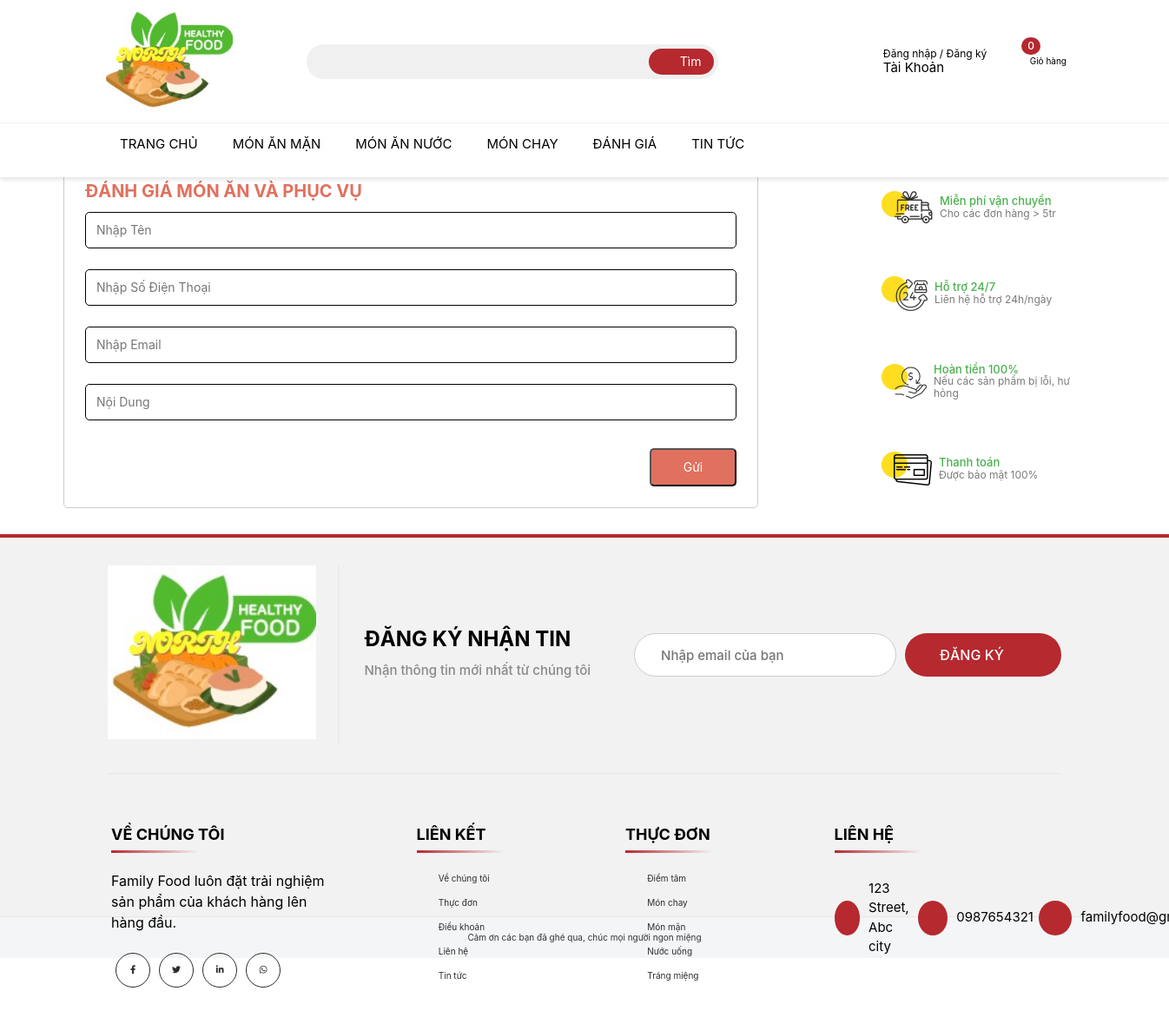
Page /lienhe.php on the committed database.
### tables this page shows
CREATE TABLE `sanpham_nhom` (
  `id` int(11) NOT NULL,
  `tennhom` varchar(100) NOT NULL,
  `ghichu` varchar(200) DEFAULT NULL
);

### headernguoidung.php (the view, shortened to what this page needs)
<?php
    $servername = "localhost";
    $username = "root";
    $password = "";
    $dbname = "vuthibacdk12cntt2";
    $conn = mysqli_connect($servername, $username, $password, $dbname);
    $sql_nhom = "SELECT * FROM `sanpham_nhom` ";
    $result_nhom = mysqli_query($conn, $sql_nhom);
    ?>
<!DOCTYPE html>
<html lang="en">
<head>
    <link rel="stylesheet" href="./assetss/css/main.css">
    <link rel="stylesheet" href="./assetss/css/home-responsive.css">
    <link rel="stylesheet" href="./assetss/css/toast-message.css">
    <link rel="stylesheet" href="./assetss/font/font-awesome-pro-v6-6.2.0/css/all.min.css"/>
</head>
<body>
    <header><link href='./assetss/img/favicon.png' rel='icon' type='image/x-icon' />
        <div class="header-middle">
            <div class="container">
                <div class="header-middle-left">
                    <div class="header-logo">
                        <a href="index.php">
                            <img src="./assetss/img/e.jpg" alt="Logo" class="header-logo-img">
                        </a>
                    </div>
                </div>
                <div class="header-middle-center">
                    <form action="timkiemsp.php" class="form-search" method="GET">
                        <span class="search-btn"><i class="fa-light fa-magnifying-glass"></i></span>
                        <input type="text" name="timkiem" class="form-search-input" placeholder="Tìm kiếm ..."
                        value="<?php if(isset($_GET['timkiem']))
                        {
                            echo $_GET['timkiem'];} ?> " >
                        <button class="filter-btn"><i class="fa-light fa-filter-list"></i><span>Tìm</span></button>
                    </form>
                </div>
                <div class="header-middle-right">
                    <ul class="header-middle-right-list">
                        <li class="header-middle-right-item dropdown open">
                            <i class="fa-light fa-user"></i>
                            <?php if(isset($_SESSION['user'])){ ?>
                            <div class="auth-container">
                                <span class="text-dndk">Đăng xuất / Đơn hàng</span>
                                <span class="text-tk"><?php echo $_SESSION['user']; ?> <i class="fa-sharp fa-solid fa-caret-down"></i></span>
                            </div>
                            <ul class="header-middle-right-menu">
                                <li><a id="login" href="logout.php"><i class="fa-light fa-right-to-bracket"></i> Đăng xuất</a></li>
                                <li><a  href="xemdonhang_dadat.php"><i class="fa-light fa-cart"></i> Đơn hàng</a></li>
                            </ul>
                        </li>
                        <li class="header-middle-right-item open">
                            <div class="cart-icon-menu">
                            <a href="cart.php">    <i class="fa-light fa-basket-shopping"></i>
                                <span class="count-product-cart"><?php echo isset($_SESSION['giohang']) ? count($_SESSION['giohang']) : 0; ?></span>
                            </div>
                            <span>Giỏ hàng</span></a>
                        </li>
                        <?php } else { ?>
                            <div class="auth-container">
                                <span class="text-dndk">Đăng nhập / Đăng ký</span>
                                <span class="text-tk"> Tài Khoản <i class="fa-sharp fa-solid fa-caret-down"></i></span>
                            </div>
                        </li>
                        <li class="header-middle-right-item open">
                            <div class="cart-icon-menu">
                                <i class="fa-light fa-basket-shopping"></i>
                                <span class="count-product-cart">0</span>
                            </div>
                            <span>Giỏ hàng</span>
                        </li>
                            <?php } ?>
                    </ul>
                </div>
            </div>
        </div>
    </header>
    <nav class="header-bottom">
        <div class="container">
            <ul class="menu-list">
            <li class="menu-list-item"> <a href="index.php" class="menu-link"> Trang chủ</a><li>
                <?php while ($row_nhom = mysqli_fetch_assoc($result_nhom)) { ?>
                       <li class="menu-list-item">     <a class="menu-link" href="cat.php?nhom_id=<?php echo $row_nhom["id"]?>"><?php echo  $row_nhom["tennhom"] ?></a></li>
                            <?php } ?>
                            <li class="menu-list-item"> <a href="lienhe.php" class="menu-link"> Đánh Giá</a><li>
                            <li class="menu-list-item"> <a href="tintuc.php" class="menu-link"> Tin Tức</a><li>
            </ul>
        </div>
    </nav>

### assetss/css/main.css (style rules this page uses)
:root { --white: #fff; --black: #000; --text-color: #333; --red: #B5292F; }
ul, li { list-style: none; padding: 0; }
a { text-decoration: none; }
* { padding: 0; margin: 0; box-sizing: border-box; }
html { scroll-behavior: smooth; }
body { background-color: #fff; position: relative; }
body,input,button,textarea,pre { font-family: SFProDisplay, sans-serif; -webkit-tap-highlight-color: rgba(0, 0, 0, 0) }
.container { max-width: 1130px; padding: 0 10px; margin: 0 auto; }
header { background-color: var(--white); position: sticky; top:0; z-index: 15; }
.header-middle { box-shadow: inset 0px -0.5px 0px #e6e6e6; }
.header-middle .container { padding: 7px 10px; display: flex; align-items: center; justify-content: space-between; }
.header-logo-img { width: 150px; }
.header-middle-center { padding: 0 30px; flex: 1; }
.form-search { display: flex; justify-content: center; position: relative; }
.form-search-input { height: 40px; outline: none; border: none; background-color: #f0f0f0; padding: 10px 20px; padding-left: 0; border-top-right-radius: 99px; border-bottom-right-radius: 99px; width: 65%; }
.filter-btn,.search-btn { border: none; outline: none; font-size: 20px; height: 40px; padding: 0 15px; color: var(--text-color); cursor: pointer; display: flex; align-items: center; }
.search-btn { background-color: #f0f0f0; border-top-left-radius: 99px; border-bottom-left-radius: 99px; }
.filter-btn { background-color: var(--red); height: 30px; color: var(--white); width: 75px; border-radius: 99px; position: relative; right: 80px; top: 5px }
.filter-btn span { font-size: 14px; margin-left: 5px; }
.header-middle-right>ul { display: flex; column-gap: 20px; }
.header-middle-right-item { display: flex; align-items: center; cursor: pointer; }
.auth-container { display: flex; flex-direction: column; }
.text-dndk { font-size: 12px; }
.text-tk { font-size: 15px; }
.header-middle-right-item { position: relative; }
.header-middle-right-item i { font-size: 25px; margin-right: 10px; color: var(--red); }
.text-tk i { font-size: 14px !important; color: var(--text-color) !important; }
.cart-icon-menu { position: relative; }
.cart-icon-menu span { color: var(--white); background: var(--red); height: 20px; left: 20px; top: -15px; border-radius: 40px; display: inline-block; text-align: center; line-height: 20px; font-size: 12px; font-weight: 500; position: absolute; padding: 0px 7px; z-index: 999999; }
.header-bottom { transition: transform 0.6s ease; position: fixed; left: 0; right: 0; background-color: var(--white); box-shadow: 0 3px 5px 0 rgb(0 0 0 / 10%); z-index: 4; }
.menu-list { display: flex; height: 49px; white-space: nowrap; overflow-x: auto; overflow-y: hidden; }
.menu-link { color: var(--black); display: inline-block; padding: 15px 20px; text-transform: uppercase; position: relative; font-size: 15px; }
.menu-link::after { content: ""; position: absolute; height: 2px; visibility: hidden; transform: scale(0); opacity: 0; transition: visibility 0.3s, transform 0.3s, opacity 0.3s; width: 100%; left: 0; bottom: 0; background-color: var(--red); transition: all 0.3s ease; }

### assets/css/base.css (style rules this page uses)
:root { --green-color:#49b14d; --white-color:#fff; --black-color:#000; --header-height:180px; --header-top-height:38px; --header-center-height: 80px; --header-bottom-height:calc(var(--header-height) - (var(--header-top-height) + var(--header-center-height))) }
* { box-sizing: border-box; }
html { font-size: 62.5%; font-family: 'Roboto', sans-serif; line-height: 1.6rem; margin: 0 auto; }

### assets/css/main.css (style rules this page uses)
.header-bottom { height: var(--header-bottom-height); background-color: var(--white-color); box-shadow: 0 2px 5px 0 rgba(0,0,0,0.08); }
.container { margin-top: 40px; }

### rows in the picture
sanpham_nhom: tennhom "MÓN ĂN MẶN"
sanpham_nhom: tennhom "MÓN ĂN NƯỚC"
sanpham_nhom: tennhom "MÓN CHAY"
